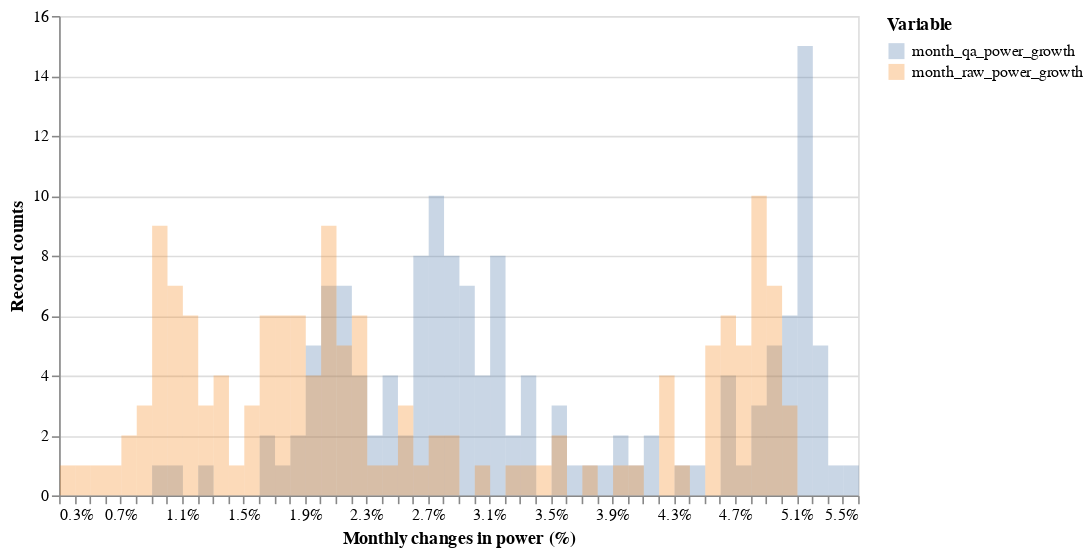

The code cell stored with this chart in its notebook:
### Code cell
plot_vars = ["month_qa_power_growth", "month_raw_power_growth"]
source = df[df["date"]> datetime.datetime(2022, 1, 1)].melt(id_vars=["date"], value_vars=plot_vars)

alt.Chart(source).mark_bar(
    opacity=0.3,
    binSpacing=0
).encode(
    alt.X('value:Q', bin=alt.Bin(maxbins=100), title="Monthly changes in power (%)", axis=alt.Axis(format='%')),
    alt.Y('count()', stack=None, title="Record counts"),
    color=alt.Color('variable:N', legend=alt.Legend(title="Variable"))
).properties(
    width=500, height=300
)

### Figure 1 — Vega-Lite specification as saved in the notebook (floating-point values rounded to 4 significant figures; data arrays with more than 128 entries replaced by an {"elided": "..."} marker saying what was removed)
{"$schema": "https://vega.github.io/schema/vega-lite/v4.17.0.json", "config": {"view": {"continuousHeight": 300, "continuousWidth": 400}}, "data": {"name": "data-612be118024ab15a99459e136ec70e41"}, "datasets": {"data-612be118024ab15a99459e136ec70e41": {"elided": "288 records"}}, "encoding": {"color": {"field": "variable", "legend": {"title": "Variable"}, "type": "nominal"}, "x": {"axis": {"format": "%"}, "bin": {"maxbins": 100}, "field": "value", "title": "Monthly changes in power (%)", "type": "quantitative"}, "y": {"aggregate": "count", "stack": null, "title": "Record counts", "type": "quantitative"}}, "height": 300, "mark": {"binSpacing": 0, "opacity": 0.3, "type": "bar"}, "width": 500}
